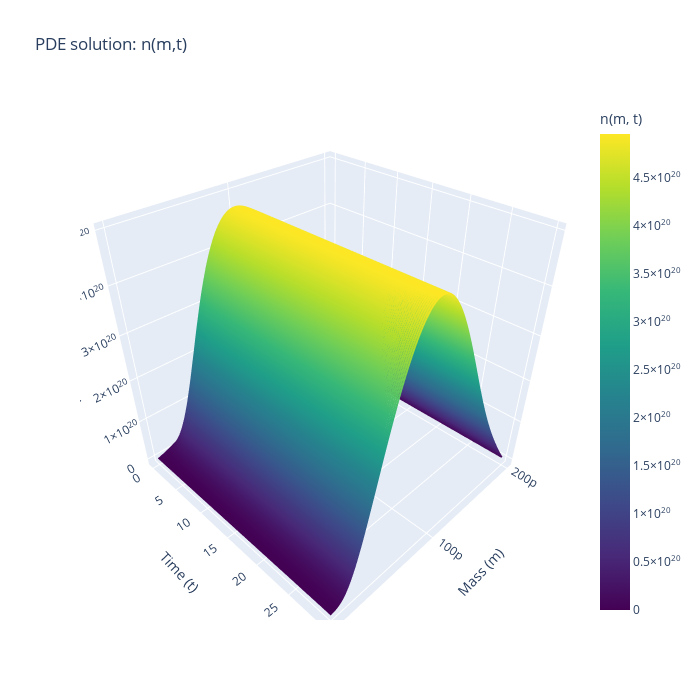
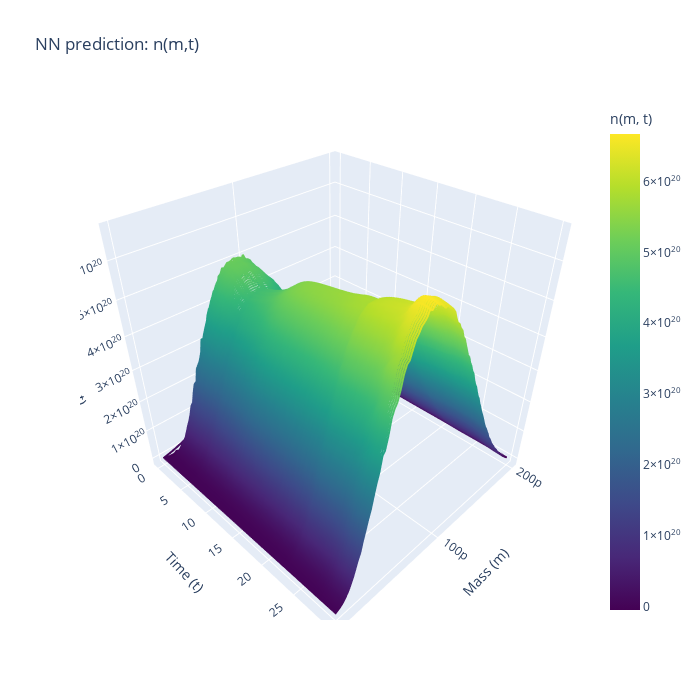

Notebook cell for these charts, in order:
### Code cell
# torch.save(model.state_dict(), 'classic_NN_integrodiff_normalized_batch.pth')
# state_dict = torch.load(r"classicNN_integrodiff_normalized_(102x128x256x256x128 x101)4000epoch_3e-5loss.pth")
# model.load_state_dict(state_dict)
#setting up a validation set: 

U_val=None

n0_val= shifted_gaussian(m,0.6*m_max,0.25*m_max)*3 #2 gramms of biomass at the start
S0=2
y0 = np.concatenate([n0_val, [S0]])

PDE= partial(
            population_system,
            m=np.linspace(m_min, m_max, M),
            P=P,
            delta_m=m[1]-m[0],
            se=se,
            minimal_division_mass=minimal_division_mass,
            D_func=None,
            i=None
        )

sol_val= solve_ivp(PDE, t_span, y0, t_eval=t_eval, method='RK45')
N_pde=sol_val.y[:-1,:]
S_pde=sol_val.y[-1,:]

"""now for the simulation with the NN-->first i need to normalize the initial datapoint-->NN-->denormalize """
def rollout(model, n0, s0, steps, X_mean, X_std, Y_mean, Y_std, return_numpy=True):
    """
    model: maps [n(t), s(t)] -> [n(t+1), s(t+1)]
    n0:    (M,) torch tensor
    s0:    scalar or 0-D/1-D tensor
    steps: number of steps

    Returns:
        N: (M, steps+1) tensor with columns n(0)..n(steps)
        S: (steps+1,) tensor with s(0)..s(steps)
    """
    model.eval()
    if not torch.is_tensor(n0):
        n0 = torch.tensor(n0,dtype=torch.float32)
    n = n0.float().view(-1)
    s = torch.as_tensor(s0, dtype=torch.float32).view(())

    M = n.shape[0]
    N = torch.empty((M, steps + 1), dtype=torch.float32)
    S = torch.empty((steps + 1,), dtype=torch.float32)
    N[:, 0] = n
    S[0] = s

    X_mean = X_mean.float().view(-1)
    X_std  = X_std.float().view(-1)
    Y_mean = Y_mean.float().view(-1)
    Y_std  = Y_std.float().view(-1)

    assert X_mean.numel() == M + 1 and Y_mean.numel() == M + 1, "Mean/std length must be M+1."

    with torch.no_grad():
        for t in range(steps):
            x_raw  = torch.cat([N[:, t], S[t].unsqueeze(0)], dim=0)   # (M+1,)
            x_norm = (x_raw - X_mean) / X_std
            y_norm = model(x_norm.unsqueeze(0)).squeeze(0)            # (M+1,)
            y_raw  = y_norm * Y_std + Y_mean

            N[:, t + 1] = y_raw[:M]
            S[t + 1]    = y_raw[M]

    if return_numpy:
        return N.numpy(), S.numpy()
    return N, S

N_nn, S_nn = rollout(model, n0_val, s0=S0, steps=len(t_eval)-1,X_mean=X_mean, X_std=X_std, Y_mean=Y_mean, Y_std=Y_std)

def plot_spaghetti(m, t, N, title="", step=2, colorscale='Viridis'):
    """
    Create a 3D spaghetti plot for n(m, t).
    
    Parameters
    ----------
    m : 1D array
        Mass values.
    t : 1D array
        Time values.
    N : 2D array, shape (len(m), len(t))
        n(m, t) data.
    title : str
        Plot title.
    step : int
        Time index step for subsampling curves.
    colorscale : str
        Plotly colorscale name.
    """
    # Meshgrid
    T, M_ = np.meshgrid(t, m)
    
    # Shared color range
    cmin, cmax = N.min(), N.max()
    
    # Subsample time slices
    time_idxs = np.arange(0, N.shape[1], step)
    
    traces = []
    for i, k in enumerate(time_idxs):
        traces.append(
            go.Scatter3d(
                x=M_[:, k],
                y=T[:, k],
                z=N[:, k],
                mode='lines',
                showlegend=False,
                line=dict(
                    color=N[:, k],
                    colorscale=colorscale,
                    cmin=cmin,
                    cmax=cmax,
                    width=4,
                    showscale=(i == 0),
                    colorbar=dict(title='n(m, t)') if i == 0 else None
                )
            )
        )

    fig = go.Figure(traces)
    fig.update_layout(
        title=title,
        scene=dict(
            xaxis=dict(title='Mass (m)',
                       autorange="reversed"),
            yaxis=dict(title='Time (t)'),
            zaxis=dict(title='n(m, t)')
        ),
        width=700,
        height=700
    )
    fig.show()



plot_spaghetti(m, t_eval, N_pde, title="PDE solution: n(m,t)", step=2)
plot_spaghetti(m, t_eval, N_nn[:, :len(t_eval)], title="NN prediction: n(m,t)", step=2)

# --- Biomass & substrate over time (NN vs PDE) ---
# Biomass = sum(n_i(t) * m_i * delta_m)
biomass_pde = (N_pde * m[:, None]).sum(axis=0) * delta_m
biomass_nn  = (N_nn  * m[:, None]).sum(axis=0) * delta_m

for i in range(100):
    print(biomass_nn[i]+S_nn[i])
fig, axes = plt.subplots(1, 2, figsize=(12, 4))  # 1 row, 2 columns

# --- First subplot: Biomass ---
axes[0].plot(sol_val.t[:len(biomass_pde)], biomass_pde, label='biomass (PDE)')
axes[0].plot(t_eval, biomass_nn, '--', label='biomass (NN)')
axes[0].set_xlabel('time')
axes[0].set_ylabel('biomass')
axes[0].legend()
axes[0].grid(True)

# --- Second subplot: Substrate & Dilution rate ---
axes[1].plot(sol_val.t[:len(S_pde)], S_pde, label='substrate (PDE)')
axes[1].plot(t_eval, S_nn, '--', label='substrate (NN)')
axes[1].set_xlabel('time')
axes[1].set_ylabel('value')
axes[1].legend(loc='best')
axes[1].grid(True)

plt.tight_layout()
plt.show()
